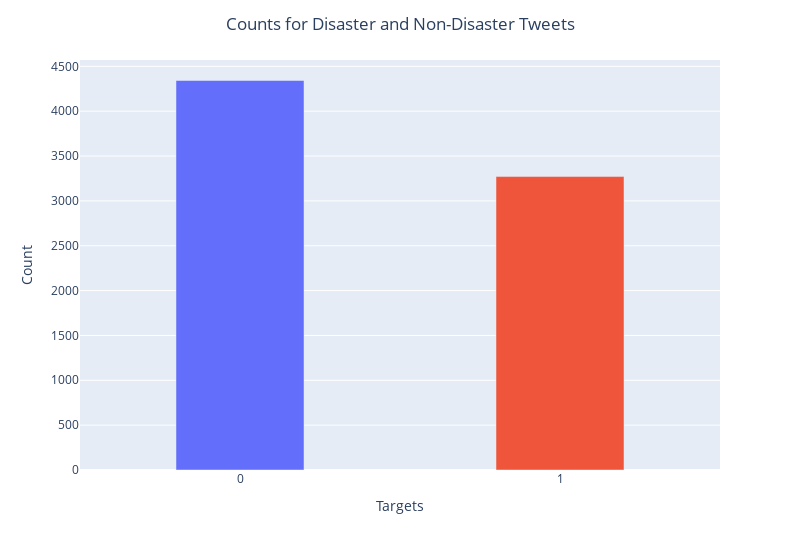

Notebook code cell kept with this figure:
### Markdown cell above
Let's plot the counts of values under the target column

### Code cell
fig = px.bar(x=["0","1"], y=data["target"].value_counts(),
             color=["red", "goldenrod"])

#Change this value for bar widths
for dt in fig.data:
    dt["width"] = 0.4 

fig.update_layout(
    title_text = "Counts for Disaster and Non-Disaster Tweets",
    title_x=0.5,
    width=800,
    height=550,
    xaxis_title="Targets",
    yaxis_title="Count",
    showlegend=False
).show()

# py.plot(fig,filename='Counts for Disaster and Non-Disaster Tweets',auto_open=False,show_link=False)

### Figure 1 — Plotly figure (JSON) as saved in the notebook; plotly's stock layout.template omitted (floating-point values rounded to 4 significant figures)
{"data": [{"alignmentgroup": "True", "hovertemplate": "color=red<br>x=%{x}<br>y=%{y}<extra></extra>", "legendgroup": "red", "marker": {"color": "#636efa"}, "name": "red", "offsetgroup": "red", "orientation": "v", "showlegend": true, "textposition": "auto", "type": "bar", "width": 0.4, "x": ["0"], "xaxis": "x", "y": [4342], "yaxis": "y"}, {"alignmentgroup": "True", "hovertemplate": "color=goldenrod<br>x=%{x}<br>y=%{y}<extra></extra>", "legendgroup": "goldenrod", "marker": {"color": "#EF553B"}, "name": "goldenrod", "offsetgroup": "goldenrod", "orientation": "v", "showlegend": true, "textposition": "auto", "type": "bar", "width": 0.4, "x": ["1"], "xaxis": "x", "y": [3271], "yaxis": "y"}], "layout": {"barmode": "relative", "height": 550, "legend": {"title": {"text": "color"}, "tracegroupgap": 0}, "margin": {"t": 60}, "showlegend": false, "title": {"text": "Counts for Disaster and Non-Disaster Tweets", "x": 0.5}, "width": 800, "xaxis": {"anchor": "y", "domain": [0, 1], "title": {"text": "Targets"}, "type": "category", "range": [-0.5, 1.5], "autorange": true}, "yaxis": {"anchor": "x", "domain": [0, 1], "title": {"text": "Count"}, "type": "linear", "range": [0, 4571.0], "autorange": true}}}
